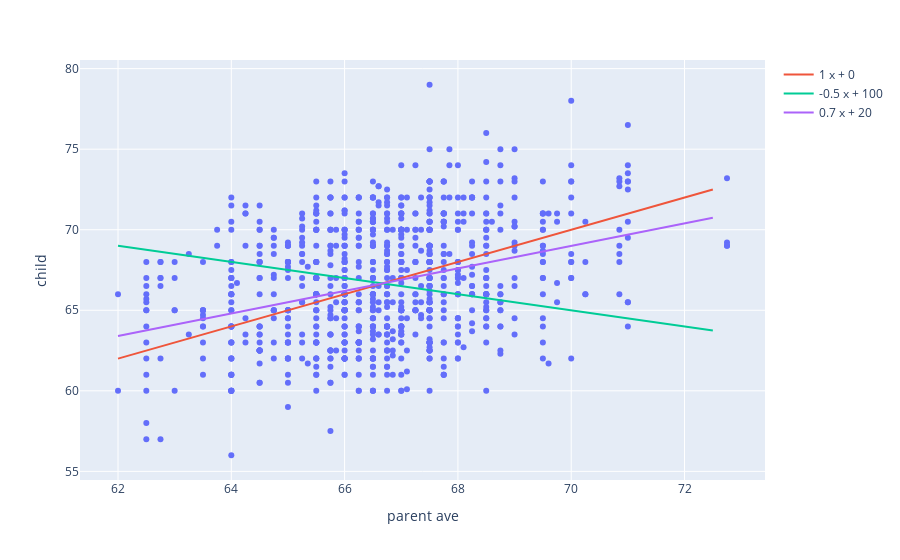

Notebook source saved alongside this figure:
### Markdown cell above
## Finding the "best fit" line for this data

### Code cell
guess_slope=1
guess_intercept=0

guess_slope2=-.5
guess_intercept2=100

guess_slope3= .7
guess_intercept3= 20

fig = px.scatter(heights, x="parent ave", y="child")
xtest = np.arange(62, 73, 0.5)
fig.add_scatter(x=xtest, 
                y=guess_slope * xtest + guess_intercept,
                name = f"{np.round(guess_slope, 2)} x + {np.round(guess_intercept)}")

fig.add_scatter(x=xtest, 
                y=guess_slope2 * xtest + guess_intercept2,
                name = f"{np.round(guess_slope2, 2)} x + {np.round(guess_intercept2)}")

fig.add_scatter(x=xtest, 
                y=guess_slope3 * xtest + guess_intercept3,
                name = f"{np.round(guess_slope3, 2)} x + {np.round(guess_intercept3)}")

fig

### Figure 1 — Plotly figure (JSON) as saved in the notebook; plotly's stock layout.template omitted (floating-point values rounded to 4 significant figures; data arrays with more than 128 entries replaced by an {"elided": "..."} marker saying what was removed)
{"data": [{"hovertemplate": "parent ave=%{x}<br>child=%{y}<extra></extra>", "legendgroup": "", "marker": {"color": "#636efa", "symbol": "circle"}, "mode": "markers", "name": "", "orientation": "v", "showlegend": false, "type": "scatter", "x": {"elided": "934 float values"}, "xaxis": "x", "y": {"elided": "934 float values"}, "yaxis": "y"}, {"name": "1 x + 0", "type": "scatter", "x": [62, 62.5, 63, 63.5, 64, 64.5, 65, 65.5, 66, 66.5, 67, 67.5, 68, 68.5, 69, 69.5, 70, 70.5, 71, 71.5, 72, 72.5], "y": [62, 62.5, 63, 63.5, 64, 64.5, 65, 65.5, 66, 66.5, 67, 67.5, 68, 68.5, 69, 69.5, 70, 70.5, 71, 71.5, 72, 72.5]}, {"name": "-0.5 x + 100", "type": "scatter", "x": [62, 62.5, 63, 63.5, 64, 64.5, 65, 65.5, 66, 66.5, 67, 67.5, 68, 68.5, 69, 69.5, 70, 70.5, 71, 71.5, 72, 72.5], "y": [69, 68.75, 68.5, 68.25, 68, 67.75, 67.5, 67.25, 67, 66.75, 66.5, 66.25, 66, 65.75, 65.5, 65.25, 65, 64.75, 64.5, 64.25, 64, 63.75]}, {"name": "0.7 x + 20", "type": "scatter", "x": [62, 62.5, 63, 63.5, 64, 64.5, 65, 65.5, 66, 66.5, 67, 67.5, 68, 68.5, 69, 69.5, 70, 70.5, 71, 71.5, 72, 72.5], "y": [63.4, 63.75, 64.1, 64.45, 64.8, 65.15, 65.5, 65.85, 66.2, 66.55, 66.9, 67.25, 67.6, 67.95, 68.3, 68.65, 69, 69.35, 69.7, 70.05, 70.4, 70.75]}], "layout": {"legend": {"tracegroupgap": 0}, "margin": {"t": 60}, "xaxis": {"anchor": "y", "domain": [0, 1], "title": {"text": "parent ave"}}, "yaxis": {"anchor": "x", "domain": [0, 1], "title": {"text": "child"}}}}
